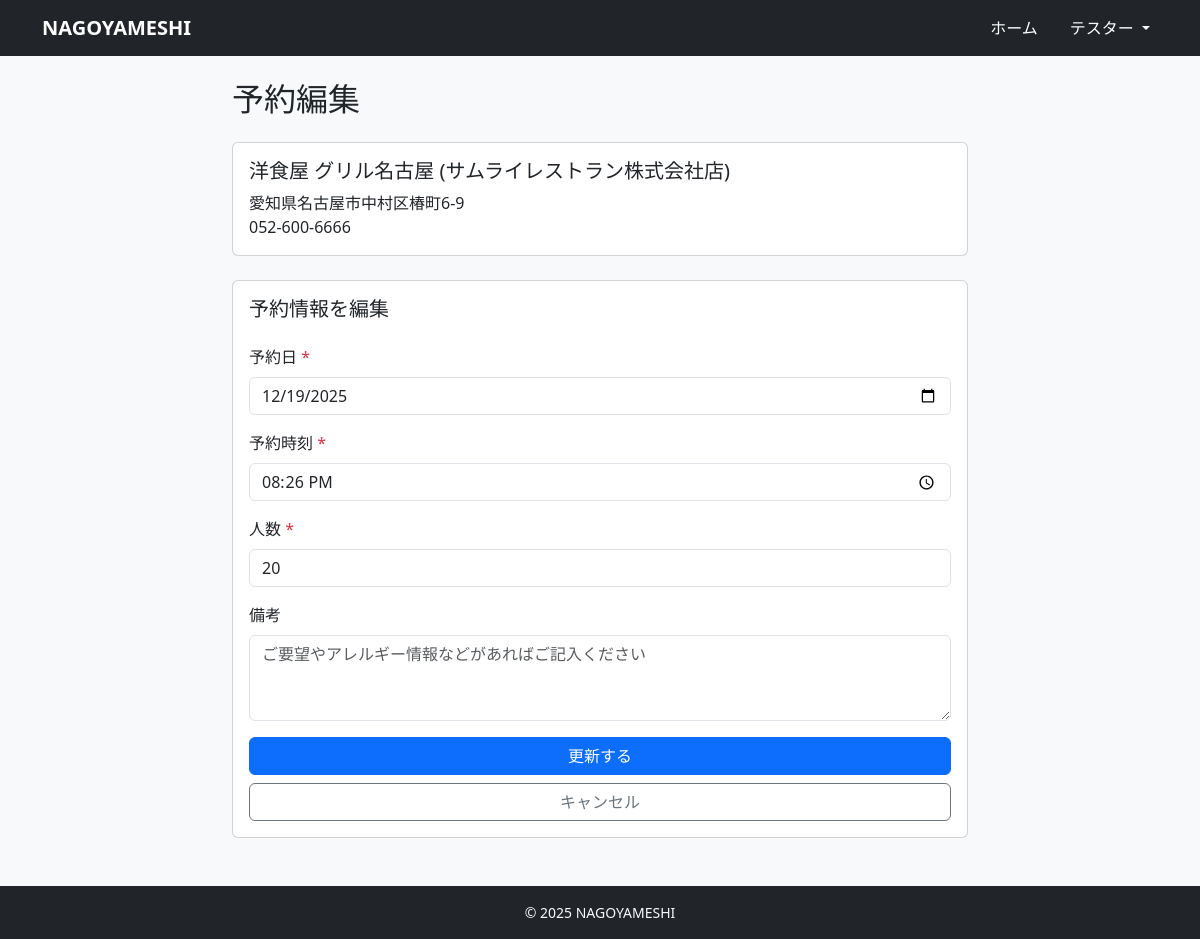
/reservations/4/edit/ (signed in), run on the app's committed database.
### accounts/models.py (models this page shows, shortened)
class User(AbstractUser):
    username = None  # 使わない（メールログインにする）
    email = models.EmailField(unique=True)
    name = models.CharField(max_length=10)
    name_kana = models.CharField(max_length=10)
    zipcode = models.CharField(max_length=8)
    address = models.CharField(max_length=20)
    tel = models.CharField(max_length=11)
    company = models.ForeignKey(
        'restaurants.Company',
        verbose_name='所属会社',
        on_delete=models.SET_NULL,
        null=True,
        blank=True,
        related_name='staff_members'
    )
    is_paid_member = models.BooleanField(default=False)
    is_owner_member = models.BooleanField(default=False)
    created_at = models.DateTimeField(auto_now_add=True)
    updated_at = models.DateTimeField(auto_now=True)
    USERNAME_FIELD = 'email'
    REQUIRED_FIELDS = ['name', 'name_kana', 'zipcode', 'address', 'tel']
    objects = CustomUserManager()

### restaurants/models.py (models this page shows, shortened)
class Restaurant(models.Model):
    company = models.ForeignKey(
        Company,
        on_delete=models.CASCADE,
        related_name='restaurants',
    )
    category = models.ForeignKey(
        Category,
        on_delete=models.PROTECT,
        related_name='restaurants',
    )
    owner = models.ForeignKey(
        settings.AUTH_USER_MODEL,
        on_delete=models.CASCADE,
        related_name="my_restaurants",
        null=True,
        blank=True,
    )
    name = models.CharField(max_length=100)
    image = models.ImageField(upload_to='restaurant/', blank=True, null=True)
    description = models.TextField(blank=True)
    price_min = models.IntegerField()
    price_max = models.IntegerField()
    open_time = models.TimeField()
    close_time = models.TimeField()
    prefecture = models.CharField('都道府県', max_length=10, default='愛知県')
    city = models.CharField('市区町村', max_length=50, default='名古屋市')
    zipcode = models.CharField(max_length=10)
    address = models.CharField(max_length=200)
    tel = models.CharField(max_length=20)
    holiday = models.CharField(max_length=50, blank=True)  # 定休日
    created_at = models.DateTimeField(auto_now_add=True)
    updated_at = models.DateTimeField(auto_now=True)

### reservations/models.py (models this page shows, shortened)
class Reservation(models.Model):
    STATUS_CHOICES = [
        ('pending', '予約確認中'),
        ('confirmed', '予約確定'),
        ('cancelled', 'キャンセル'),
        ('completed', '利用済み'),
    ]
    user = models.ForeignKey(
        settings.AUTH_USER_MODEL,
        on_delete=models.CASCADE,
        related_name='reservations',
        verbose_name='予約者'
    )
    restaurant = models.ForeignKey(
        Restaurant,
        on_delete=models.CASCADE,
        related_name='reservations',
        verbose_name='店舗'
    )
    table = models.ForeignKey(
        Table,
        on_delete=models.SET_NULL,
        related_name='reservations',
        verbose_name='テーブル',
        null=True,
        blank=True,
        help_text='割り当てられた座席'
    )
    reservation_date = models.DateField(verbose_name='予約日')
    reservation_time = models.TimeField(verbose_name='予約時刻')
    party_size = models.PositiveIntegerField(verbose_name='人数')
    status = models.CharField(
        max_length=20,
        choices=STATUS_CHOICES,
        default='pending',
        verbose_name='ステータス'
    )
    notes = models.TextField(blank=True, verbose_name='備考')
    created_at = models.DateTimeField(auto_now_add=True, verbose_name='作成日時')
    updated_at = models.DateTimeField(auto_now=True, verbose_name='更新日時')
    class Meta:
        ordering = ['-reservation_date', '-reservation_time']
        verbose_name = '予約'
        verbose_name_plural = '予約'

### reservations/views.py (the view, shortened to what this page needs)
# urls.py: path('<int:pk>/edit/', views.ReservationUpdateView.as_view(), name='reservation_edit'),
class ReservationUpdateView(LoginRequiredMixin, UpdateView):
    model = Reservation
    form_class = ReservationForm
    template_name = 'reservations/reservation_form.html'
    success_url = reverse_lazy('reservations:reservation_list')
    def get_queryset(self):
        return Reservation.objects.filter(
            user=self.request.user,
            status__in=['pending', 'confirmed']
        )
    def get_context_data(self, **kwargs):
        ctx = super().get_context_data(**kwargs)
        ctx['restaurant'] = self.object.restaurant
        ctx['is_edit'] = True  # 編集モードフラグ
        return ctx
    def get_form_kwargs(self):
        kwargs = super().get_form_kwargs()
        kwargs['restaurant'] = self.object.restaurant
        return kwargs

### reservations/forms.py (shortened to what this page needs)
class ReservationForm(forms.ModelForm):
    def __init__(self, *args, restaurant=None, **kwargs):
        super().__init__(*args, **kwargs)
        self.restaurant = restaurant
        self.assigned_table = None  # 割り当てられた席を保存
    class Meta:
        model = Reservation
        fields = ['reservation_date', 'reservation_time', 'party_size', 'notes']
        widgets = {
            'reservation_date': forms.DateInput(attrs={
                'type': 'date',
                'class': 'form-control'
            }),
            'reservation_time': forms.TimeInput(attrs={
                'type': 'time',
                'class': 'form-control'
            }),
            'party_size': forms.NumberInput(attrs={
                'class': 'form-control',
                'min': 1,
                'max': 20
            }),
            'notes': forms.Textarea(attrs={
                'class': 'form-control',
                'rows': 3,
                'placeholder': 'ご要望やアレルギー情報などがあればご記入ください'
            })
        }
        labels = {
            'reservation_date': '予約日',
            'reservation_time': '予約時刻',
            'party_size': '人数',
            'notes': '備考'
        }

### templates/reservations/reservation_form.html (shortened to what this page needs)
{% extends "base.html" %}
{% block content %}
<div class="row justify-content-center">
    <div class="col-md-8">
        <h2 class="mb-4">
            {% if is_edit %}
            予約編集
            {% else %}
            予約
            {% endif %}</h2>
        <div class="card mb-4">
            <div class="card-body">
                <h5 class="card-title">{{ restaurant.name }}</h5>
                <p class="card-text">
                     {{ restaurant.address }}<br>
                     {{ restaurant.tel }}
                </p>
            </div>
        </div>
        <div class="card">
            <div class="card-body">
                <h5 class="card-title mb-4">{% if is_edit %}予約情報を編集{% else %}予約情報を入力{% endif %}</h5>
                <form method="post">
                    <div class="mb-3">
                        <label for="{{ form.reservation_date.id_for_label }}" class="form-label">
                            {{ form.reservation_date.label }} <span class="text-danger">*</span>
                        </label>
                        {{ form.reservation_date }}
                    </div>
                    <div class="mb-3">
                        <label for="{{ form.reservation_time.id_for_label }}" class="form-label">
                            {{ form.reservation_time.label }} <span class="text-danger">*</span>
                        </label>
                        {{ form.reservation_time }}
                    </div>
                    <div class="mb-3">
                        <label for="{{ form.party_size.id_for_label }}" class="form-label">
                            {{ form.party_size.label }} <span class="text-danger">*</span>
                        </label>
                        {{ form.party_size }}
                    </div>
                    <div class="mb-3">
                        <label for="{{ form.notes.id_for_label }}" class="form-label">
                            {{ form.notes.label }}
                        </label>
                        {{ form.notes }}
                    </div>
                    <div class="d-grid gap-2">
                        <button type="submit" class="btn btn-primary">
                            {% if is_edit %}
                            更新する
                            {% else %}
                            予約する
                            {% endif %}
                        </button>
                        <a href="{% if is_edit %}{% url 'reservations:reservation_list' %}{% else %}{% url 'restaurants:restaurant_detail' restaurant.pk %}{% endif %}"
                            class="btn btn-outline-secondary">
                            キャンセル
                        </a>
                    </div>
                </form>
            </div>
        </div>
    </div>
</div>
{% endblock %}

### templates/base.html (shortened to what this page needs)
<!DOCTYPE html>
<html lang="ja">
<head>
    <link href="https://cdn.jsdelivr.net/npm/bootstrap@5.3.3/dist/css/bootstrap.min.css" rel="stylesheet"
>
</head>
<body class="bg-light d-flex flex-column min-vh-100">
    <nav class="navbar navbar-expand-lg navbar-dark bg-dark mb-4">
        <div class="container">
            <a class="navbar-brand fw-bold" href="/">NAGOYAMESHI</a>
            <div class="collapse navbar-collapse" id="navbarNav">
                <ul class="navbar-nav ms-auto align-items-center">
                    {% if user.is_authenticated %}
                    {% if user.is_owner_member %}
                    <li class="nav-item">
                        <a class="nav-link me-2" href="{% url 'restaurants:owner_dashboard' %}">ホーム</a>
                    </li>
                    {% else %}
                    <li class="nav-item">
                        <a class="nav-link me-2" href="{% url 'restaurants:restaurant_list' %}">ホーム</a>
                    </li>
                    {% endif %}
                    {% if not user.is_owner_member %}
                    <li class="nav-item dropdown ms-2">
                        <a class="nav-link dropdown-toggle" href="#" id="navbarDropdown" role="button"
                            data-bs-toggle="dropdown" aria-expanded="false">
                            {{ user.name|default:user.email }}
                        </a>
                    </li>
                    {% endif %}
                    {% endif %}
                </ul>
            </div>
        </div>
    </nav>
    <main class="container mb-5 flex-grow-1">
        {% block content %}{% endblock %}
    </main>
    <footer class="bg-dark text-light py-3 mt-auto">
        <div class="container text-center small">
            &copy; {{ now|default:"2025" }} NAGOYAMESHI
        </div>
    </footer>
</body>
</html>

### templates/base.html (style rules this page uses)
.navbar.navbar-dark .navbar-brand, .navbar.navbar-dark .navbar-text, .navbar.navbar-dark .navbar-nav .nav-link, .navbar.navbar-dark .navbar-nav .nav-link:visited, .navbar.navbar-dark .btn-link.nav-link, .navbar.navbar-dark .dropdown-toggle { color: #ffffff !important; }

### data on the page
User: name "テスター"
Restaurant: name "洋食屋 グリル名古屋 (サムライレストラン株式会社店)", address "愛知県名古屋市中村区椿町6-9", tel "052-600-6666"
Reservation: reservation_date "12/19/2025", reservation_time "20:26:00", party_size "20"

### other printed values
{{ now|default:"2025" }} "2025"
